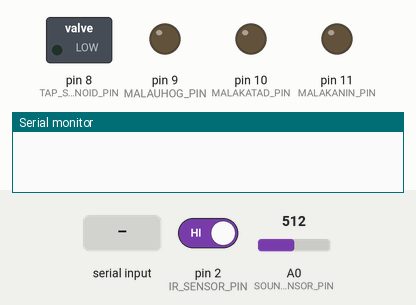
This sketch was run on a simulated Arduino Uno, built with avr-gcc and run on an emulated ATmega328P. Parts: switched loads named in the sketch (green lamp = pin HIGH), output pins drawn as LEDs (lit = HIGH), the last lines printed to the serial monitor. Inputs (shaded band) come from the test bench; at power-on: pin 2 (IR_SENSOR_PIN) HIGH, A0 (SOUND_SENSOR_PIN) = 512.

Above: at 1.2 s.
1.3 s: pin 2 (IR_SENSOR_PIN) driven LOW
At 1.31 s:
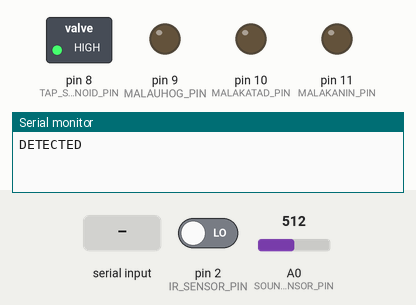
2.8 s: "MALAUHOG\n" received over Serial
At 2.95 s:
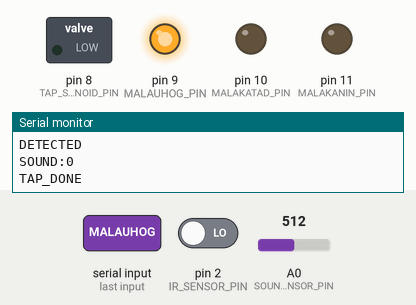
4.6 s: "MALAKATAD\n" received over Serial
At 4.76 s:
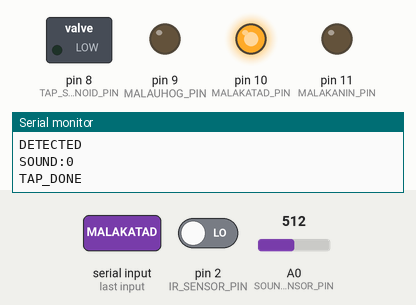
6.4 s: "MALAKANIN\n" received over Serial
At 6.56 s:
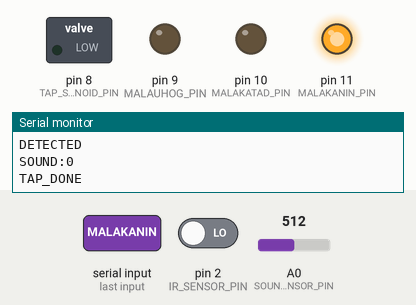
Timing chart, 0 to 9.2 s (numbered marks = the images above; inputs shaded):
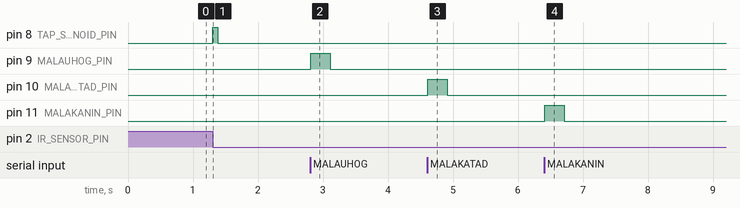

The sketch:

coconut_sorter.ino
```cpp
#define IR_SENSOR_PIN 2
#define SOUND_SENSOR_PIN A0
#define TAP_SOLENOID_PIN 8
#define MALAUHOG_PIN 9
#define MALAKATAD_PIN 10
#define MALAKANIN_PIN 11

bool sensorActive = false;

void setup() {
  Serial.begin(9600);

  pinMode(IR_SENSOR_PIN, INPUT_PULLUP);
  pinMode(TAP_SOLENOID_PIN, OUTPUT);
  pinMode(MALAUHOG_PIN, OUTPUT);
  pinMode(MALAKATAD_PIN, OUTPUT);
  pinMode(MALAKANIN_PIN, OUTPUT);
}

int readSoundEnergy() {
  long sum = 0;
  int samples = 300;
  int minVal = 1023;
  int maxVal = 0;

  for (int i = 0; i < samples; i++) {
    int val = analogRead(A0);

    if (val < minVal) minVal = val;
    if (val > maxVal) maxVal = val;

    delayMicroseconds(200);
  }

  return maxVal - minVal;  // Peak-to-peak amplitude
}

void activateTapAndMeasure() {
  // Tap
  digitalWrite(TAP_SOLENOID_PIN, HIGH);
  delay(80);
  digitalWrite(TAP_SOLENOID_PIN, LOW);
  delay(50);

  // Measure sound
  int energy = readSoundEnergy();

  Serial.print("SOUND:");
  Serial.println(energy);

  Serial.println("TAP_DONE");
}

void pulse(int pin) {
  digitalWrite(pin, HIGH);
  delay(300);
  digitalWrite(pin, LOW);
}

void loop() {
  int ir = digitalRead(IR_SENSOR_PIN);

  if (ir == LOW && !sensorActive) {
    sensorActive = true;
    Serial.println("DETECTED");
    activateTapAndMeasure();
  }

  if (ir == HIGH && sensorActive) {
    sensorActive = false;
  }

  if (Serial.available()) {
    String cmd = Serial.readStringUntil('\n');
    cmd.trim();

    if (cmd == "MALAUHOG") pulse(MALAUHOG_PIN);
    else if (cmd == "MALAKATAD") pulse(MALAKATAD_PIN);
    else if (cmd == "MALAKANIN") pulse(MALAKANIN_PIN);
  }
}
```

Measured:
- after the input at 1.3 s, pin 8 (TAP_SOLENOID_PIN): LOW → HIGH at once, → LOW 0.08 s later
- after the input at 2.8 s, pin 9 (MALAUHOG_PIN): LOW → HIGH at once, → LOW 0.30 s later
- after the input at 4.6 s, pin 10 (MALAKATAD_PIN): LOW → HIGH at once, → LOW 0.30 s later
- after the input at 6.4 s, pin 11 (MALAKANIN_PIN): LOW → HIGH at once, → LOW 0.30 s later
